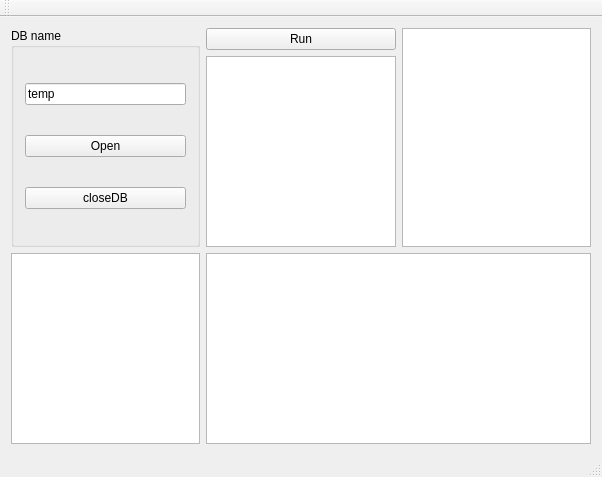
<?xml version="1.0" encoding="UTF-8"?>
<ui version="4.0">
 <class>MainWindow</class>
 <widget class="QMainWindow" name="MainWindow">
  <property name="geometry">
   <rect>
    <x>0</x>
    <y>0</y>
    <width>602</width>
    <height>477</height>
   </rect>
  </property>
  <property name="windowTitle">
   <string>MainWindow</string>
  </property>
  <widget class="QWidget" name="centralWidget">
   <layout class="QGridLayout" name="gridLayout">
    <item row="0" column="0">
     <widget class="QGroupBox" name="groupBox">
      <property name="maximumSize">
       <size>
        <width>200</width>
        <height>16777215</height>
       </size>
      </property>
      <property name="title">
       <string>DB name</string>
      </property>
      <layout class="QVBoxLayout" name="verticalLayout_3">
       <item>
        <widget class="QLineEdit" name="lineEdit">
         <property name="text">
          <string>temp</string>
         </property>
        </widget>
       </item>
       <item>
        <widget class="QPushButton" name="pb_Open_db">
         <property name="text">
          <string>Open</string>
         </property>
        </widget>
       </item>
       <item>
        <widget class="QPushButton" name="pushButton">
         <property name="text">
          <string>closeDB</string>
         </property>
        </widget>
       </item>
      </layout>
     </widget>
    </item>
    <item row="0" column="1">
     <layout class="QVBoxLayout" name="verticalLayout">
      <item>
       <widget class="QPushButton" name="pushButtonRunSqlQuery">
        <property name="text">
         <string>Run</string>
        </property>
       </widget>
      </item>
      <item>
       <widget class="QTextEdit" name="textEditSqlText"/>
      </item>
     </layout>
    </item>
    <item row="0" column="2">
     <widget class="QTextEdit" name="textEditSq_history">
      <property name="html">
       <string>&lt;!DOCTYPE HTML PUBLIC &quot;-//W3C//DTD HTML 4.0//EN&quot; &quot;http://www.w3.org/TR/REC-html40/strict.dtd&quot;&gt;
&lt;html&gt;&lt;head&gt;&lt;meta name=&quot;qrichtext&quot; content=&quot;1&quot; /&gt;&lt;style type=&quot;text/css&quot;&gt;
p, li { white-space: pre-wrap; }
&lt;/style&gt;&lt;/head&gt;&lt;body style=&quot; font-family:'MS Shell Dlg 2'; font-size:8.25pt; font-weight:400; font-style:normal;&quot;&gt;
&lt;p style=&quot;-qt-paragraph-type:empty; margin-top:0px; margin-bottom:0px; margin-left:0px; margin-right:0px; -qt-block-indent:0; text-indent:0px;&quot;&gt;&lt;br /&gt;&lt;/p&gt;&lt;/body&gt;&lt;/html&gt;</string>
      </property>
     </widget>
    </item>
    <item row="6" column="1" colspan="2">
     <widget class="QTextEdit" name="textEditSqlResultText"/>
    </item>
    <item row="6" column="0">
     <widget class="QTableView" name="tableView"/>
    </item>
   </layout>
  </widget>
  <widget class="QMenuBar" name="menuBar">
   <property name="geometry">
    <rect>
     <x>0</x>
     <y>0</y>
     <width>602</width>
     <height>21</height>
    </rect>
   </property>
  </widget>
  <widget class="QToolBar" name="mainToolBar">
   <attribute name="toolBarArea">
    <enum>TopToolBarArea</enum>
   </attribute>
   <attribute name="toolBarBreak">
    <bool>false</bool>
   </attribute>
  </widget>
  <widget class="QStatusBar" name="statusBar"/>
 </widget>
 <layoutdefault spacing="6" margin="11"/>
 <resources/>
 <connections/>
</ui>
